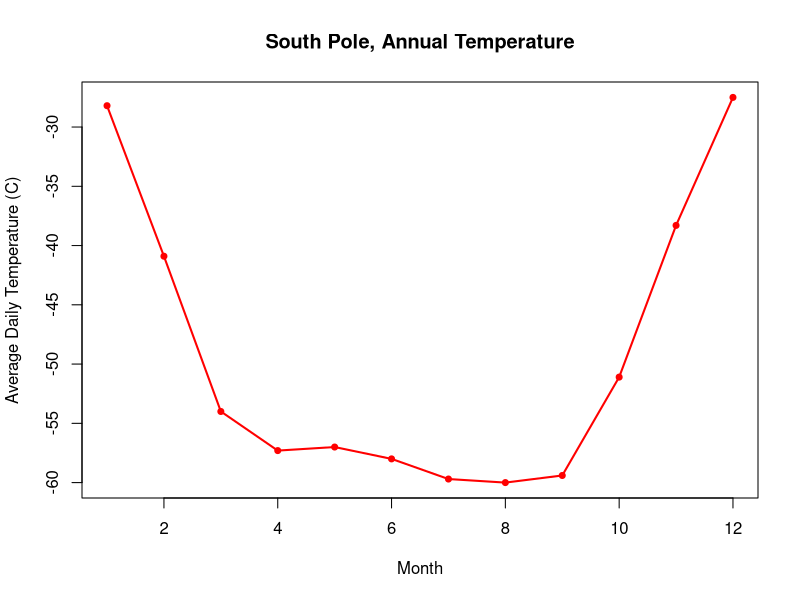

This chart was generated by the following R code:
X <- c(1:12)
Y <- c(-28.2, -40.9, -54, -57.3, -57, -58, -59.7, -60, -59.4, -51.1, -38.3, -27.5)

plot(X,Y,xlab = "Month", ylab = "Average Daily Temperature (C)",
     main = "South Pole, Annual Temperature", type="o", pch = 20, lwd = 2, col="red")